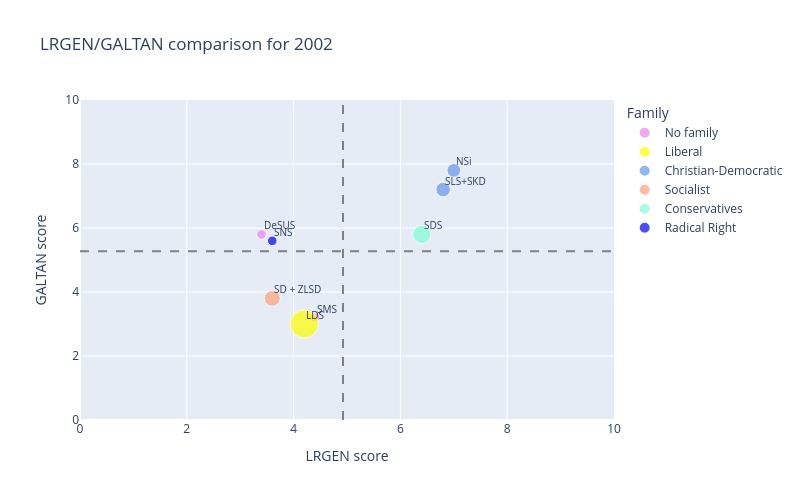
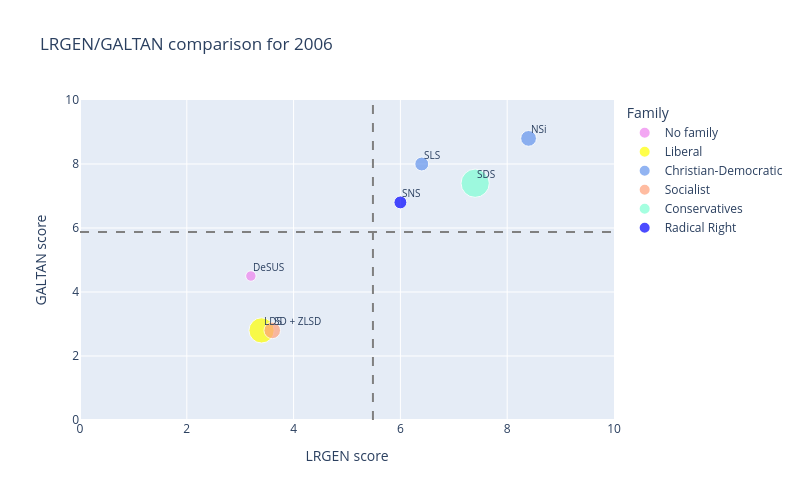
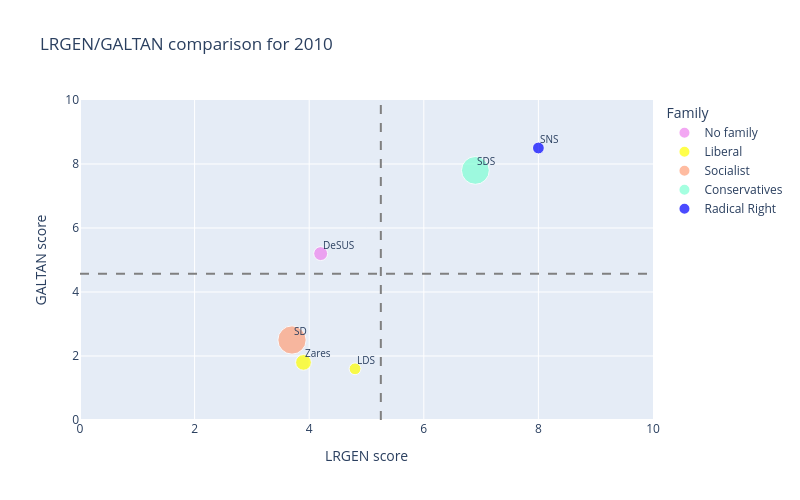
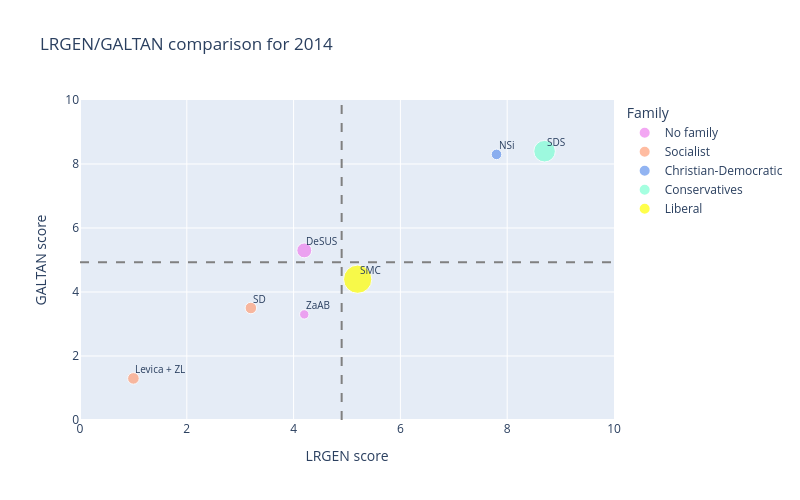

These figures' notebook cell, in order:
### Markdown cell above
# Ideological and social positioning of parties in individual YEAR

### Code cell
#Inspection of the 2019 data
df["year"] = df["year"].astype(float)
years = [2002, 2006, 2010, 2014, 2019]
df["seat"] = df["seat"].astype(float)

color_map = {
    "Radical Right":"blue", 
    "Conservatives":"aquamarine",
    "Liberal":"yellow", 
    "Christian-Democratic":"cornflowerblue",
    "Socialist":"lightsalmon", 
    "Radical Left":"coral", 
    "Green":"green", 
    "Regionalist":"lightcyan", 
    "No family":"violet", 
    "Confessional":"aqua", 
    "Agrarian/Center":"violet"
}

for year in years:
    df_year = df[df["year"]== year]
    df_year = df_year[df_year["seat"]!=0]
    fig = px.scatter(
        df_year, 
        x="lrgen", 
        y="galtan", 
        size="seat",
        color="family", 
        hover_name="parlamint",
        color_discrete_map=color_map,   
        title=f"LRGEN/GALTAN comparison for {year}",
    )
    fig.update_layout(
        height=500,
        width=800,
        xaxis_title="LRGEN score", 
        yaxis_title="GALTAN score",
        xaxis=dict(range=[0, 10]), 
        yaxis=dict(range=[0, 10]),
        legend_title_text="Family"
    )
    fig.add_shape(
        type="line",
        x0=0,
        x1=10,
        y0=df_year["galtan"].mean(),
        y1=df_year["galtan"].mean(),
        line=dict(dash="dash", color="gray")
    )
    fig.add_shape(
        type="line",
        x0=df_year["lrgen"].mean(),
        x1=df_year["lrgen"].mean(),
        y0=0,
        y1=10,
        line=dict(dash="dash", color="gray")
    )

    for i, row in df_year.iterrows():
        fig.add_annotation(
            x=row["lrgen"],
            y=row["galtan"],
            text=row["parlamint"],
            showarrow=False,
            font=dict(size=10),
            xanchor="left",
            yanchor="bottom"
        )

    
    
    fig.show()

### Figure 1 — Plotly figure (JSON) as saved in the notebook; plotly's stock layout.template omitted (floating-point values rounded to 4 significant figures)
{"data": [{"hovertemplate": "<b>%{hovertext}</b><br><br>family=No family<br>lrgen=%{x}<br>galtan=%{y}<br>seat=%{marker.size}<extra></extra>", "hovertext": ["DeSUS", "SMS"], "legendgroup": "No family", "marker": {"color": "violet", "size": [4.4, 4.4], "sizemode": "area", "sizeref": 0.0945, "symbol": "circle"}, "mode": "markers", "name": "No family", "orientation": "v", "showlegend": true, "type": "scatter", "x": [3.4, 4.4], "xaxis": "x", "y": [5.8, 3.2], "yaxis": "y"}, {"hovertemplate": "<b>%{hovertext}</b><br><br>family=Liberal<br>lrgen=%{x}<br>galtan=%{y}<br>seat=%{marker.size}<extra></extra>", "hovertext": ["LDS"], "legendgroup": "Liberal", "marker": {"color": "yellow", "size": [37.8], "sizemode": "area", "sizeref": 0.0945, "symbol": "circle"}, "mode": "markers", "name": "Liberal", "orientation": "v", "showlegend": true, "type": "scatter", "x": [4.2], "xaxis": "x", "y": [3.0], "yaxis": "y"}, {"hovertemplate": "<b>%{hovertext}</b><br><br>family=Christian-Democratic<br>lrgen=%{x}<br>galtan=%{y}<br>seat=%{marker.size}<extra></extra>", "hovertext": ["NSi", "SLS+SKD"], "legendgroup": "Christian-Democratic", "marker": {"color": "cornflowerblue", "size": [8.9, 10.0], "sizemode": "area", "sizeref": 0.0945, "symbol": "circle"}, "mode": "markers", "name": "Christian-Democratic", "orientation": "v", "showlegend": true, "type": "scatter", "x": [7.0, 6.8], "xaxis": "x", "y": [7.8, 7.2], "yaxis": "y"}, {"hovertemplate": "<b>%{hovertext}</b><br><br>family=Socialist<br>lrgen=%{x}<br>galtan=%{y}<br>seat=%{marker.size}<extra></extra>", "hovertext": ["SD + ZLSD"], "legendgroup": "Socialist", "marker": {"color": "lightsalmon", "size": [12.2], "sizemode": "area", "sizeref": 0.0945, "symbol": "circle"}, "mode": "markers", "name": "Socialist", "orientation": "v", "showlegend": true, "type": "scatter", "x": [3.6], "xaxis": "x", "y": [3.8], "yaxis": "y"}, {"hovertemplate": "<b>%{hovertext}</b><br><br>family=Conservatives<br>lrgen=%{x}<br>galtan=%{y}<br>seat=%{marker.size}<extra></extra>", "hovertext": ["SDS"], "legendgroup": "Conservatives", "marker": {"color": "aquamarine", "size": [15.6], "sizemode": "area", "sizeref": 0.0945, "symbol": "circle"}, "mode": "markers", "name": "Conservatives", "orientation": "v", "showlegend": true, "type": "scatter", "x": [6.4], "xaxis": "x", "y": [5.8], "yaxis": "y"}, {"hovertemplate": "<b>%{hovertext}</b><br><br>family=Radical Right<br>lrgen=%{x}<br>galtan=%{y}<br>seat=%{marker.size}<extra></extra>", "hovertext": ["SNS"], "legendgroup": "Radical Right", "marker": {"color": "blue", "size": [4.4], "sizemode": "area", "sizeref": 0.0945, "symbol": "circle"}, "mode": "markers", "name": "Radical Right", "orientation": "v", "showlegend": true, "type": "scatter", "x": [3.6], "xaxis": "x", "y": [5.6], "yaxis": "y"}], "layout": {"annotations": [{"font": {"size": 10}, "showarrow": false, "text": "DeSUS", "x": 3.4, "xanchor": "left", "y": 5.8, "yanchor": "bottom"}, {"font": {"size": 10}, "showarrow": false, "text": "LDS", "x": 4.2, "xanchor": "left", "y": 3, "yanchor": "bottom"}, {"font": {"size": 10}, "showarrow": false, "text": "NSi", "x": 7, "xanchor": "left", "y": 7.8, "yanchor": "bottom"}, {"font": {"size": 10}, "showarrow": false, "text": "SD + ZLSD", "x": 3.6, "xanchor": "left", "y": 3.8, "yanchor": "bottom"}, {"font": {"size": 10}, "showarrow": false, "text": "SDS", "x": 6.4, "xanchor": "left", "y": 5.8, "yanchor": "bottom"}, {"font": {"size": 10}, "showarrow": false, "text": "SLS+SKD", "x": 6.8, "xanchor": "left", "y": 7.2, "yanchor": "bottom"}, {"font": {"size": 10}, "showarrow": false, "text": "SMS", "x": 4.4, "xanchor": "left", "y": 3.2, "yanchor": "bottom"}, {"font": {"size": 10}, "showarrow": false, "text": "SNS", "x": 3.6, "xanchor": "left", "y": 5.6, "yanchor": "bottom"}], "height": 500, "legend": {"itemsizing": "constant", "title": {"text": "Family"}, "tracegroupgap": 0}, "shapes": [{"line": {"color": "gray", "dash": "dash"}, "type": "line", "x0": 0, "x1": 10, "y0": 5.275, "y1": 5.275}, {"line": {"color": "gray", "dash": "dash"}, "type": "line", "x0": 4.925, "x1": 4.925, "y0": 0, "y1": 10}], "title": {"text": "LRGEN/GALTAN comparison for 2002"}, "width": 800, "xaxis": {"anchor": "y", "domain": [0, 1], "range": [0, 10], "title": {"text": "LRGEN score"}}, "yaxis": {"anchor": "x", "domain": [0, 1], "range": [0, 10], "title": {"text": "GALTAN score"}}}}

### Figure 2 — Plotly figure (JSON) as saved in the notebook; plotly's stock layout.template omitted (floating-point values rounded to 4 significant figures)
{"data": [{"hovertemplate": "<b>%{hovertext}</b><br><br>family=No family<br>lrgen=%{x}<br>galtan=%{y}<br>seat=%{marker.size}<extra></extra>", "hovertext": ["DeSUS"], "legendgroup": "No family", "marker": {"color": "violet", "size": [4.4], "sizemode": "area", "sizeref": 0.0805, "symbol": "circle"}, "mode": "markers", "name": "No family", "orientation": "v", "showlegend": true, "type": "scatter", "x": [3.2], "xaxis": "x", "y": [4.5], "yaxis": "y"}, {"hovertemplate": "<b>%{hovertext}</b><br><br>family=Liberal<br>lrgen=%{x}<br>galtan=%{y}<br>seat=%{marker.size}<extra></extra>", "hovertext": ["LDS"], "legendgroup": "Liberal", "marker": {"color": "yellow", "size": [25.6], "sizemode": "area", "sizeref": 0.0805, "symbol": "circle"}, "mode": "markers", "name": "Liberal", "orientation": "v", "showlegend": true, "type": "scatter", "x": [3.4], "xaxis": "x", "y": [2.8], "yaxis": "y"}, {"hovertemplate": "<b>%{hovertext}</b><br><br>family=Christian-Democratic<br>lrgen=%{x}<br>galtan=%{y}<br>seat=%{marker.size}<extra></extra>", "hovertext": ["NSi", "SLS"], "legendgroup": "Christian-Democratic", "marker": {"color": "cornflowerblue", "size": [10.0, 7.8], "sizemode": "area", "sizeref": 0.0805, "symbol": "circle"}, "mode": "markers", "name": "Christian-Democratic", "orientation": "v", "showlegend": true, "type": "scatter", "x": [8.4, 6.4], "xaxis": "x", "y": [8.8, 8.0], "yaxis": "y"}, {"hovertemplate": "<b>%{hovertext}</b><br><br>family=Socialist<br>lrgen=%{x}<br>galtan=%{y}<br>seat=%{marker.size}<extra></extra>", "hovertext": ["SD + ZLSD"], "legendgroup": "Socialist", "marker": {"color": "lightsalmon", "size": [11.1], "sizemode": "area", "sizeref": 0.0805, "symbol": "circle"}, "mode": "markers", "name": "Socialist", "orientation": "v", "showlegend": true, "type": "scatter", "x": [3.6], "xaxis": "x", "y": [2.8], "yaxis": "y"}, {"hovertemplate": "<b>%{hovertext}</b><br><br>family=Conservatives<br>lrgen=%{x}<br>galtan=%{y}<br>seat=%{marker.size}<extra></extra>", "hovertext": ["SDS"], "legendgroup": "Conservatives", "marker": {"color": "aquamarine", "size": [32.2], "sizemode": "area", "sizeref": 0.0805, "symbol": "circle"}, "mode": "markers", "name": "Conservatives", "orientation": "v", "showlegend": true, "type": "scatter", "x": [7.4], "xaxis": "x", "y": [7.4], "yaxis": "y"}, {"hovertemplate": "<b>%{hovertext}</b><br><br>family=Radical Right<br>lrgen=%{x}<br>galtan=%{y}<br>seat=%{marker.size}<extra></extra>", "hovertext": ["SNS"], "legendgroup": "Radical Right", "marker": {"color": "blue", "size": [6.7], "sizemode": "area", "sizeref": 0.0805, "symbol": "circle"}, "mode": "markers", "name": "Radical Right", "orientation": "v", "showlegend": true, "type": "scatter", "x": [6.0], "xaxis": "x", "y": [6.8], "yaxis": "y"}], "layout": {"annotations": [{"font": {"size": 10}, "showarrow": false, "text": "DeSUS", "x": 3.2, "xanchor": "left", "y": 4.5, "yanchor": "bottom"}, {"font": {"size": 10}, "showarrow": false, "text": "LDS", "x": 3.4, "xanchor": "left", "y": 2.8, "yanchor": "bottom"}, {"font": {"size": 10}, "showarrow": false, "text": "NSi", "x": 8.4, "xanchor": "left", "y": 8.8, "yanchor": "bottom"}, {"font": {"size": 10}, "showarrow": false, "text": "SD + ZLSD", "x": 3.6, "xanchor": "left", "y": 2.8, "yanchor": "bottom"}, {"font": {"size": 10}, "showarrow": false, "text": "SDS", "x": 7.4, "xanchor": "left", "y": 7.4, "yanchor": "bottom"}, {"font": {"size": 10}, "showarrow": false, "text": "SLS", "x": 6.4, "xanchor": "left", "y": 8, "yanchor": "bottom"}, {"font": {"size": 10}, "showarrow": false, "text": "SNS", "x": 6, "xanchor": "left", "y": 6.8, "yanchor": "bottom"}], "height": 500, "legend": {"itemsizing": "constant", "title": {"text": "Family"}, "tracegroupgap": 0}, "shapes": [{"line": {"color": "gray", "dash": "dash"}, "type": "line", "x0": 0, "x1": 10, "y0": 5.871, "y1": 5.871}, {"line": {"color": "gray", "dash": "dash"}, "type": "line", "x0": 5.486, "x1": 5.486, "y0": 0, "y1": 10}], "title": {"text": "LRGEN/GALTAN comparison for 2006"}, "width": 800, "xaxis": {"anchor": "y", "domain": [0, 1], "range": [0, 10], "title": {"text": "LRGEN score"}}, "yaxis": {"anchor": "x", "domain": [0, 1], "range": [0, 10], "title": {"text": "GALTAN score"}}}}

### Figure 3 — Plotly figure (JSON) as saved in the notebook; plotly's stock layout.template omitted (floating-point values rounded to 4 significant figures)
{"data": [{"hovertemplate": "<b>%{hovertext}</b><br><br>family=No family<br>lrgen=%{x}<br>galtan=%{y}<br>seat=%{marker.size}<extra></extra>", "hovertext": ["DeSUS"], "legendgroup": "No family", "marker": {"color": "violet", "size": [7.8], "sizemode": "area", "sizeref": 0.0805, "symbol": "circle"}, "mode": "markers", "name": "No family", "orientation": "v", "showlegend": true, "type": "scatter", "x": [4.2], "xaxis": "x", "y": [5.2], "yaxis": "y"}, {"hovertemplate": "<b>%{hovertext}</b><br><br>family=Liberal<br>lrgen=%{x}<br>galtan=%{y}<br>seat=%{marker.size}<extra></extra>", "hovertext": ["LDS", "Zares"], "legendgroup": "Liberal", "marker": {"color": "yellow", "size": [5.6, 10.0], "sizemode": "area", "sizeref": 0.0805, "symbol": "circle"}, "mode": "markers", "name": "Liberal", "orientation": "v", "showlegend": true, "type": "scatter", "x": [4.8, 3.9], "xaxis": "x", "y": [1.6, 1.8], "yaxis": "y"}, {"hovertemplate": "<b>%{hovertext}</b><br><br>family=Socialist<br>lrgen=%{x}<br>galtan=%{y}<br>seat=%{marker.size}<extra></extra>", "hovertext": ["SD"], "legendgroup": "Socialist", "marker": {"color": "lightsalmon", "size": [32.2], "sizemode": "area", "sizeref": 0.0805, "symbol": "circle"}, "mode": "markers", "name": "Socialist", "orientation": "v", "showlegend": true, "type": "scatter", "x": [3.7], "xaxis": "x", "y": [2.5], "yaxis": "y"}, {"hovertemplate": "<b>%{hovertext}</b><br><br>family=Conservatives<br>lrgen=%{x}<br>galtan=%{y}<br>seat=%{marker.size}<extra></extra>", "hovertext": ["SDS"], "legendgroup": "Conservatives", "marker": {"color": "aquamarine", "size": [31.1], "sizemode": "area", "sizeref": 0.0805, "symbol": "circle"}, "mode": "markers", "name": "Conservatives", "orientation": "v", "showlegend": true, "type": "scatter", "x": [6.9], "xaxis": "x", "y": [7.8], "yaxis": "y"}, {"hovertemplate": "<b>%{hovertext}</b><br><br>family=Radical Right<br>lrgen=%{x}<br>galtan=%{y}<br>seat=%{marker.size}<extra></extra>", "hovertext": ["SNS"], "legendgroup": "Radical Right", "marker": {"color": "blue", "size": [5.6], "sizemode": "area", "sizeref": 0.0805, "symbol": "circle"}, "mode": "markers", "name": "Radical Right", "orientation": "v", "showlegend": true, "type": "scatter", "x": [8.0], "xaxis": "x", "y": [8.5], "yaxis": "y"}], "layout": {"annotations": [{"font": {"size": 10}, "showarrow": false, "text": "DeSUS", "x": 4.2, "xanchor": "left", "y": 5.2, "yanchor": "bottom"}, {"font": {"size": 10}, "showarrow": false, "text": "LDS", "x": 4.8, "xanchor": "left", "y": 1.6, "yanchor": "bottom"}, {"font": {"size": 10}, "showarrow": false, "text": "SD", "x": 3.7, "xanchor": "left", "y": 2.5, "yanchor": "bottom"}, {"font": {"size": 10}, "showarrow": false, "text": "SDS", "x": 6.9, "xanchor": "left", "y": 7.8, "yanchor": "bottom"}, {"font": {"size": 10}, "showarrow": false, "text": "SNS", "x": 8, "xanchor": "left", "y": 8.5, "yanchor": "bottom"}, {"font": {"size": 10}, "showarrow": false, "text": "Zares", "x": 3.9, "xanchor": "left", "y": 1.8, "yanchor": "bottom"}], "height": 500, "legend": {"itemsizing": "constant", "title": {"text": "Family"}, "tracegroupgap": 0}, "shapes": [{"line": {"color": "gray", "dash": "dash"}, "type": "line", "x0": 0, "x1": 10, "y0": 4.567, "y1": 4.567}, {"line": {"color": "gray", "dash": "dash"}, "type": "line", "x0": 5.25, "x1": 5.25, "y0": 0, "y1": 10}], "title": {"text": "LRGEN/GALTAN comparison for 2010"}, "width": 800, "xaxis": {"anchor": "y", "domain": [0, 1], "range": [0, 10], "title": {"text": "LRGEN score"}}, "yaxis": {"anchor": "x", "domain": [0, 1], "range": [0, 10], "title": {"text": "GALTAN score"}}}}

### Figure 4 — Plotly figure (JSON) as saved in the notebook; plotly's stock layout.template omitted (floating-point values rounded to 4 significant figures)
{"data": [{"hovertemplate": "<b>%{hovertext}</b><br><br>family=No family<br>lrgen=%{x}<br>galtan=%{y}<br>seat=%{marker.size}<extra></extra>", "hovertext": ["DeSUS", "ZaAB"], "legendgroup": "No family", "marker": {"color": "violet", "size": [11.1, 4.4], "sizemode": "area", "sizeref": 0.1, "symbol": "circle"}, "mode": "markers", "name": "No family", "orientation": "v", "showlegend": true, "type": "scatter", "x": [4.2, 4.2], "xaxis": "x", "y": [5.3, 3.3], "yaxis": "y"}, {"hovertemplate": "<b>%{hovertext}</b><br><br>family=Socialist<br>lrgen=%{x}<br>galtan=%{y}<br>seat=%{marker.size}<extra></extra>", "hovertext": ["Levica + ZL", "SD"], "legendgroup": "Socialist", "marker": {"color": "lightsalmon", "size": [6.7, 6.7], "sizemode": "area", "sizeref": 0.1, "symbol": "circle"}, "mode": "markers", "name": "Socialist", "orientation": "v", "showlegend": true, "type": "scatter", "x": [1.0, 3.2], "xaxis": "x", "y": [1.3, 3.5], "yaxis": "y"}, {"hovertemplate": "<b>%{hovertext}</b><br><br>family=Christian-Democratic<br>lrgen=%{x}<br>galtan=%{y}<br>seat=%{marker.size}<extra></extra>", "hovertext": ["NSi"], "legendgroup": "Christian-Democratic", "marker": {"color": "cornflowerblue", "size": [5.6], "sizemode": "area", "sizeref": 0.1, "symbol": "circle"}, "mode": "markers", "name": "Christian-Democratic", "orientation": "v", "showlegend": true, "type": "scatter", "x": [7.8], "xaxis": "x", "y": [8.3], "yaxis": "y"}, {"hovertemplate": "<b>%{hovertext}</b><br><br>family=Conservatives<br>lrgen=%{x}<br>galtan=%{y}<br>seat=%{marker.size}<extra></extra>", "hovertext": ["SDS"], "legendgroup": "Conservatives", "marker": {"color": "aquamarine", "size": [23.3], "sizemode": "area", "sizeref": 0.1, "symbol": "circle"}, "mode": "markers", "name": "Conservatives", "orientation": "v", "showlegend": true, "type": "scatter", "x": [8.7], "xaxis": "x", "y": [8.4], "yaxis": "y"}, {"hovertemplate": "<b>%{hovertext}</b><br><br>family=Liberal<br>lrgen=%{x}<br>galtan=%{y}<br>seat=%{marker.size}<extra></extra>", "hovertext": ["SMC"], "legendgroup": "Liberal", "marker": {"color": "yellow", "size": [40.0], "sizemode": "area", "sizeref": 0.1, "symbol": "circle"}, "mode": "markers", "name": "Liberal", "orientation": "v", "showlegend": true, "type": "scatter", "x": [5.2], "xaxis": "x", "y": [4.4], "yaxis": "y"}], "layout": {"annotations": [{"font": {"size": 10}, "showarrow": false, "text": "DeSUS", "x": 4.2, "xanchor": "left", "y": 5.3, "yanchor": "bottom"}, {"font": {"size": 10}, "showarrow": false, "text": "Levica + ZL", "x": 1, "xanchor": "left", "y": 1.3, "yanchor": "bottom"}, {"font": {"size": 10}, "showarrow": false, "text": "NSi", "x": 7.8, "xanchor": "left", "y": 8.3, "yanchor": "bottom"}, {"font": {"size": 10}, "showarrow": false, "text": "SD", "x": 3.2, "xanchor": "left", "y": 3.5, "yanchor": "bottom"}, {"font": {"size": 10}, "showarrow": false, "text": "SDS", "x": 8.7, "xanchor": "left", "y": 8.4, "yanchor": "bottom"}, {"font": {"size": 10}, "showarrow": false, "text": "SMC", "x": 5.2, "xanchor": "left", "y": 4.4, "yanchor": "bottom"}, {"font": {"size": 10}, "showarrow": false, "text": "ZaAB", "x": 4.2, "xanchor": "left", "y": 3.3, "yanchor": "bottom"}], "height": 500, "legend": {"itemsizing": "constant", "title": {"text": "Family"}, "tracegroupgap": 0}, "shapes": [{"line": {"color": "gray", "dash": "dash"}, "type": "line", "x0": 0, "x1": 10, "y0": 4.929, "y1": 4.929}, {"line": {"color": "gray", "dash": "dash"}, "type": "line", "x0": 4.9, "x1": 4.9, "y0": 0, "y1": 10}], "title": {"text": "LRGEN/GALTAN comparison for 2014"}, "width": 800, "xaxis": {"anchor": "y", "domain": [0, 1], "range": [0, 10], "title": {"text": "LRGEN score"}}, "yaxis": {"anchor": "x", "domain": [0, 1], "range": [0, 10], "title": {"text": "GALTAN score"}}}}
